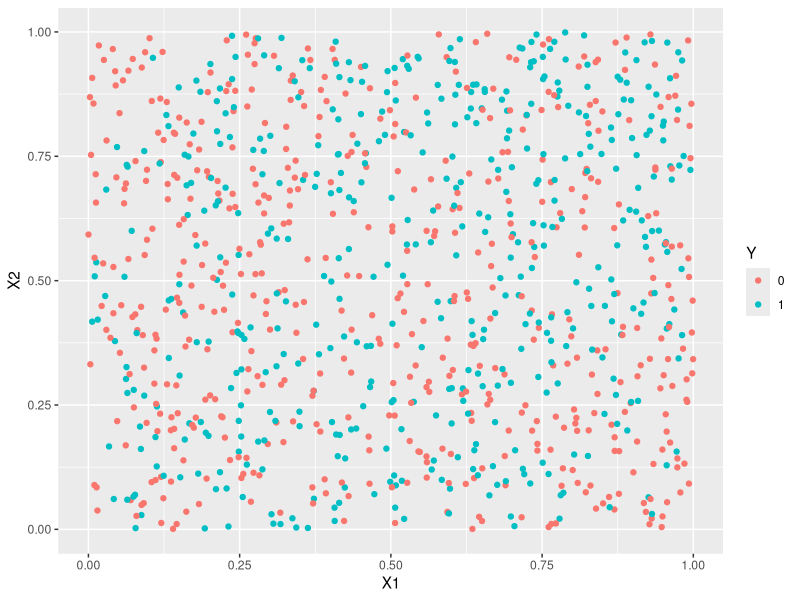
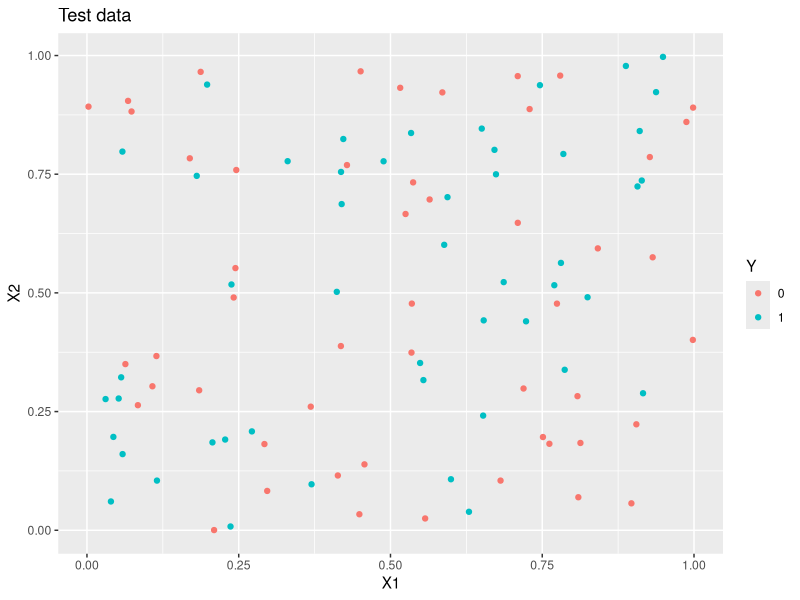

Source code (R) for these figures, in order:
## ---- chunk 1
prof.test <- NULL
## ---- chunk 2
library(e1071)
library(ggplot2)
## ---- chunk 3
generate_y <- function(x1,x2) { #two input parameters to generate the output y
  logit <- x1 -2*x2 -2*x1^2 + x2^2 + 3*x1*x2 
  p <- exp(logit)/(1+exp(logit)) #apply the inverse logit function
  y <- rbinom(1,1,p) #y becomes a 0 (with prob 1-p) or a 1 with probability p
}
# Generate a training dataset with 1000 points
set.seed(321)
n = 1000
X1_train <- runif(n,0,1)
X2_train <- runif(n,0,1)

#I'm going to use a for loop to generate 1000 y's
Y_train <- rep(0,n) #initializing my Y to be a vector of 0's
for (i in 1:n) {
  Y_train[i] <- generate_y(X1_train[i],X2_train[i])
}

sum(Y_train)

training <- data.frame(X1=X1_train, X2=X2_train, Y=as.factor(Y_train))
ggplot(data=training, aes(x=X1, y=X2, color=Y)) +
  geom_point()
## ---- chunk 4
svm_radial <- svm(Y ~ ., data=training, kernel="radial", gamma=0.1, cost=1)
summary(svm_radial)
## ---- chunk 5
if (is.null(prof.test)) {
  cat("No test data provided, generating test data\n")
  SEED <- 323

  set.seed(SEED)

  n = 100
  X1_test <- runif(n,0,1)
  X2_test <- runif(n,0,1)

  Y_test <- rep(0,n)
  for (i in 1:n) {
    Y_test[i] <- generate_y(X1_test[i],X2_test[i])
  }

  prof.test <- data.frame(X1=X1_test, X2=X2_test, Y=as.factor(Y_test))

  cat("# of 1s", sum(Y_test), "\n")
  cat("# of 0s", sum(1-Y_test), "\n")
  ggplot(data=prof.test, aes(x=X1, y=X2, color=Y)) +
    geom_point() +
    ggtitle("Test data")
} else {
  cat("Using provided test data\n")
  prof.test
}

## ---- chunk 6
# set the column names to match the training data
pred <- predict(svm_radial, newdata=data.frame(X1=prof.test[,1], X2=prof.test[,2], Y=prof.test[,3]))
sens <- sum(pred == 1 & prof.test[,3] == 1) / sum(prof.test[,3] == 1)
spec <- sum(pred == 0 & prof.test[,3] == 0) / sum(prof.test[,3] == 0)
misclass_error <- mean(pred != prof.test[,3])
cat("Sensitivity:", sens, "\n")
cat("Specificity:", spec, "\n")
cat("Misclassification error:", misclass_error, "\n")
